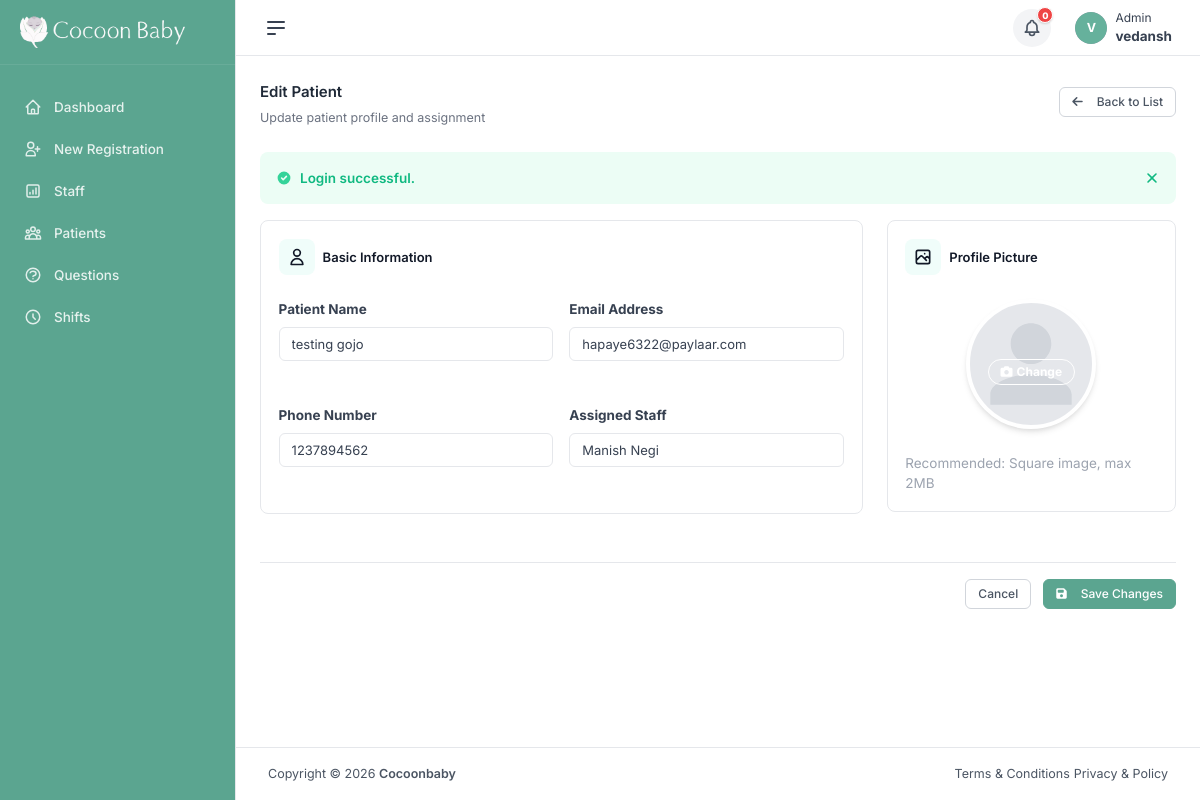
Screenshot of /edit_patient.php?id=64&action=edit (signed in) with the database file from the repository.
### tables this page shows
CREATE TABLE `users` (
  `id` int(11) NOT NULL AUTO_INCREMENT,
  `username` varchar(100) NOT NULL,
  `email` varchar(150) NOT NULL,
  `phone` varchar(20) DEFAULT NULL,
  `profile_url` varchar(255) DEFAULT NULL,
  `password` char(32) NOT NULL,
  `reset_token` varchar(64) DEFAULT NULL,
  `token_expiry` datetime DEFAULT NULL,
  `role` enum('admin','staff','patient') DEFAULT 'patient',
  `shift_id` int(11) DEFAULT NULL,
  `status` enum('active','inactive','pending') NOT NULL DEFAULT 'pending',
  `created_at` timestamp NOT NULL DEFAULT current_timestamp(),
  `updated_at` timestamp NULL DEFAULT NULL,
  PRIMARY KEY (`id`),
  UNIQUE KEY `email` (`email`),
  KEY `fk_user_shift` (`shift_id`),
  CONSTRAINT `fk_user_shift` FOREIGN KEY (`shift_id`) REFERENCES `note_types` (`id`) ON DELETE SET NULL
);

CREATE TABLE `staff_patient_assignments` (
  `id` int(11) NOT NULL AUTO_INCREMENT,
  `staff_id` int(11) NOT NULL,
  `patient_id` int(11) NOT NULL,
  `assigned_at` timestamp NOT NULL DEFAULT current_timestamp(),
  PRIMARY KEY (`id`),
  UNIQUE KEY `staff_id` (`staff_id`,`patient_id`),
  KEY `patient_id` (`patient_id`),
  CONSTRAINT `staff_patient_assignments_ibfk_1` FOREIGN KEY (`staff_id`) REFERENCES `users` (`id`) ON DELETE CASCADE,
  CONSTRAINT `staff_patient_assignments_ibfk_2` FOREIGN KEY (`patient_id`) REFERENCES `users` (`id`) ON DELETE CASCADE
);

### edit_patient.php (the view, shortened to what the rows shown need)
<?php
require_once './config/database.php';
require_once './controllers/PatientController.php';
$controller = new PatientController($pdo);
$patient = null;
if (isset($_GET['id']) && is_numeric($_GET['id'])) {
    $patient_id = (int)$_GET['id'];
    $patient = $controller->getPatient($patient_id);
    $stmtStaff = $pdo->query("SELECT id, username FROM users WHERE role = 'staff' AND status = 'active' ORDER BY username ASC");
    $staffMembers = $stmtStaff->fetchAll(PDO::FETCH_ASSOC);
    $stmtAssigned = $pdo->prepare("SELECT staff_id FROM staff_patient_assignments WHERE patient_id = ?");
    $stmtAssigned->execute([$patient_id]);
    $assignedStaffId = $stmtAssigned->fetchColumn();
} else {
    $_SESSION['message'] = "Invalid patient ID.";
    $_SESSION['message_type'] = "error";
    header("Location: patient.php");
    exit;
}
?>
<!DOCTYPE html>
<html lang="en">
<head>
    <?php include './views/layouts/head.php'; ?>
</head>
<body>
    <div id="root">
        <div class="app-layout-stacked-side flex flex-auto flex-col">
            <div class="flex flex-auto min-w-0">
                <div class="flex flex-col flex-auto min-h-screen min-w-0 relative w-full bg-white border-l border-gray-200 dark:border-gray-700">
                    <?php include './views/layouts/header.php'; ?>
                    <main class="h-full">
                        <div class="page-container relative h-full flex flex-auto flex-col px-4 sm:px-6 md:px-8 py-4 sm:py-6">
                            <div class="container mx-auto">
                                <form action="" method="POST" enctype="multipart/form-data" id="patientForm">
                                    <div class="form-container vertical">
                                        <div class="grid grid-cols-1 lg:grid-cols-3 gap-6">
                                            <div class="lg:col-span-2">
                                                <div class="card adaptable-card shadow-sm border border-gray-100">
                                                    <div class="card-body p-6">
                                                        <div class="grid grid-cols-1 md:grid-cols-2 gap-4">
                                                            <div class="form-item vertical">
                                                                <label class="form-label mb-2 font-bold text-gray-700">Patient Name</label>
                                                                <input class="input" type="text" name="username" id="username" value="<?= htmlspecialchars($patient['username'] ?? '') ?>" required>
                                                            </div>
                                                            <div class="form-item vertical">
                                                                <label class="form-label mb-2 font-bold text-gray-700">Email Address</label>
                                                                <input readonly class="input bg-gray-50 cursor-not-allowed" type="email" name="email" id="email" value="<?= htmlspecialchars($patient['email'] ?? '') ?>" title="Email cannot be changed">
                                                            </div>
                                                            <div class="form-item vertical">
                                                                <label class="form-label mb-2 font-bold text-gray-700">Phone Number</label>
                                                                <input class="input" type="tel" name="phone" id="phone" value="<?= htmlspecialchars($patient['phone'] ?? '') ?>">
                                                            </div>
                                                            <div class="form-item vertical">
                                                                <label class="form-label mb-2 font-bold text-gray-700">Assigned Staff</label>
                                                                <select name="staff_id" class="input">
                                                                    <?php foreach($staffMembers as $staff): ?>
                                                                        <option value="<?= $staff['id'] ?>" <?= ($assignedStaffId == $staff['id']) ? 'selected' : '' ?>>
                                                                            <?= htmlspecialchars($staff['username']) ?>
                                                                        </option>
                                                                    <?php endforeach; ?>
                                                                </select>
                                                            </div>
                                                        </div>
                                                    </div>
                                                </div>
                                            </div>
                                        </div>
                                    </div>
                                </form>
                            </div>
                        </div>
                    </main>
                    <?php include './views/layouts/footer.php'; ?>
</body>
</html>

### views/layouts/header.php (shortened to what the rows shown need)
<?php
try {
    require_once './config/database.php';
    $user = null;
    if (isset($_SESSION['user']) && is_array($_SESSION['user']) && isset($_SESSION['user']['id']) && is_numeric($_SESSION['user']['id']) && $_SESSION['user']['id'] > 0) {
        $stmt = $pdo->prepare("SELECT username, email, profile_url, role FROM users WHERE id = :id");
        $stmt->execute(['id' => $_SESSION['user']['id']]);
        $userData = $stmt->fetch(PDO::FETCH_ASSOC);
        if ($userData) {
            $user = [
                'username' => $userData['username'],
                'email' => $userData['email'],
                'profile_url' => $userData['profile_url'] ?: 'public/img/avatars/default.jpg',
                'role' => $userData['role'] ?: 'user',
                'logout_url' => './auth/logout.php'
            ];
        }
    }
} catch (PDOException $e) {
    error_log("Database error: " . $e->getMessage());
    $user = null;
}
?>
<?php
if (!function_exists('renderAvatar')) {
    function renderAvatar($url, $name, $sizeClass = 'w-[32px]', $textSizeClass = 'text-sm') {
        $initial = !empty($name) ? strtoupper(substr($name, 0, 1)) : '?';
        $sizeStyle = "";
        if (preg_match('/w-\[(\d+px)\]/', $sizeClass, $matches)) {
            $size = $matches[1];
            $sizeStyle = "width: $size; height: $size; line-height: $size;";
        }
        $onError = "this.style.display='none'; if(this.nextElementSibling) this.nextElementSibling.style.display='flex';";
        $html = '<span class="avatar avatar-circle ' . $sizeClass . '" style="min-width: unset; flex-shrink: 0; display: inline-flex; align-items: center; justify-content: center; ' . $sizeStyle . '">';
        if (!empty($url)) {
            $html .= '<img class="avatar-img avatar-circle" src="' . htmlspecialchars($url, ENT_QUOTES, 'UTF-8') . '" loading="lazy" alt="Avatar" onerror="' . $onError . '" style="width: 100%; height: 100%; object-fit: cover; border-radius: 50%;">';
            $html .= '<div class="avatar-letter ' . $textSizeClass . '" style="display:none; width: 100%; height: 100%;">' . htmlspecialchars($initial) . '</div>';
        } else {
            $html .= '<div class="avatar-letter ' . $textSizeClass . '" style="width: 100%; height: 100%;">' . htmlspecialchars($initial) . '</div>';
        }
        $html .= '</span>';
        return $html;
    }
}
?>
    <div id="main-content" class="content-hidden">
        <header class="header border-b border-gray-200 dark:border-gray-700">
    <div class="header-wrapper h-16">
        <div class="header-action header-action-end">
            <?php if ($user):  ?>
                <div class="dropdown">
                    <div class="dropdown-toggle" id="user-dropdown" data-bs-toggle="dropdown">
                        <div class="header-action-item flex items-center gap-2">
                            <?php echo renderAvatar($user['profile_url'], $user['username'], 'w-[32px]'); ?>
                            <div class="hidden md:block">
                                <div class="text-xs capitalize"><?php echo htmlspecialchars($user['role'], ENT_QUOTES, 'UTF-8'); ?></div>
                                <div class="font-bold"><?php echo htmlspecialchars($user['username'], ENT_QUOTES, 'UTF-8'); ?></div>
                            </div>
                        </div>
                    </div>
                </div>
            <?php endif; ?>
        </div>
    </div>
</header>
    </div>

### rows the page displays
users: username "V", role "Admin", username "vedansh"
users: username "testing gojo", email "hapaye6322@paylaar.com", phone "1237894562"
staff_patient_assignments: staff_id "Manish Negi"

### other values shown
$message "Login successful."
